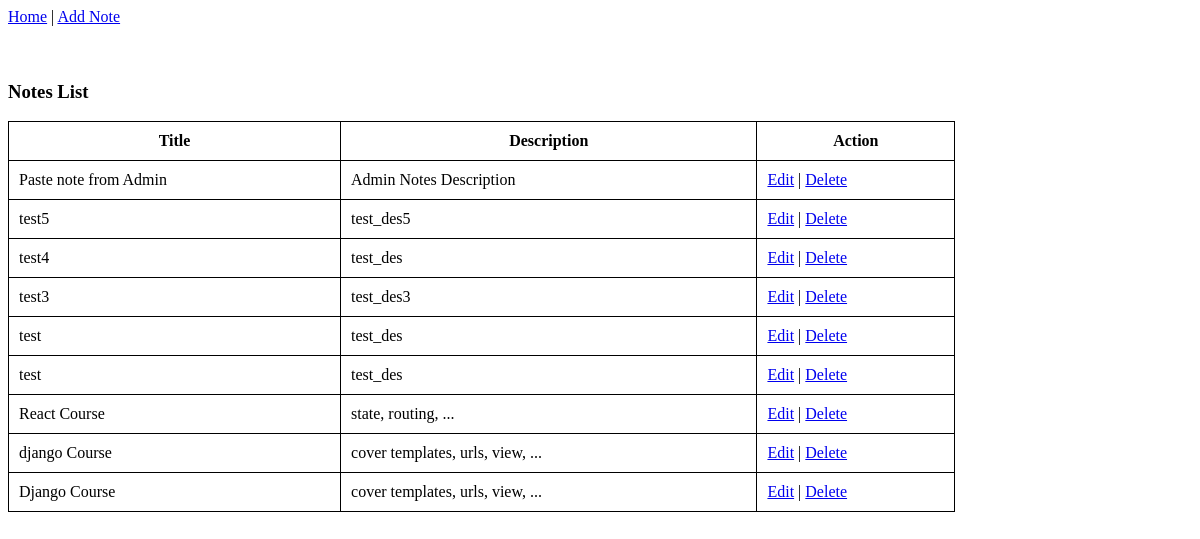
The app's page /notes/ with its own data.
### notes/models.py (models this page shows, shortened)
class Note(models.Model):
    title = models.CharField(max_length=100)
    description = models.TextField()

### notes/views.py (the view)
# urls.py: path('', views.index, name="index"),
def index(request):
    notes = Note.objects.all().order_by('-id')
    return render(request, 'notes/index.html', {
        'notes': notes})

### notes/templates/notes/index.html
{% extends "notes/base.html" %}
{% block content %}
    <h3>Notes List</h3>
    <table>
        <tr>
            <th>Title</th>
            <th>Description</th>
            <th>Action</th>
        </tr>
        {% for n in notes %}
            <tr>
                <td>{{ n.title }}</td>
                <td>{{ n.description }}</td>
                <td>
                    <a href="#">Edit</a>
                    |
                    <a href="{% url 'notes:delete' n.id %}"
                       onclick="return confirm('Are you sure to delete?')">Delete</a>
                </td>
            </tr>
        {% endfor %}
    </table>
{% endblock content %}

### notes/templates/notes/base.html (shortened to what this page needs)
{% load static %}
<!DOCTYPE html>
<html lang="en">
    <head>
        <link rel="stylesheet" href="{% static 'notes/style.css' %}">
    </head>
    <body>
        {% include 'notes/partials/header.html' %}
        {% block content %}
        {% endblock content %}
    </body>
</html>

### notes/templates/notes/partials/header.html
<nav>
    <a href="{% url 'notes:index' %}">Home</a>
    |
    <a href="/notes/add">Add Note</a>
</nav>
<br>
<br>

### notes/static/notes/style.css (style rules this page uses)
table { width: 80%; border-collapse: collapse; }
th, td { border: 1px solid black; padding: 10px; }

### records on screen
Note: title "Paste note from Admin", description "Admin Notes Description"
Note: title "test5", description "test_des5"
Note: title "test4", description "test_des"
Note: title "test3", description "test_des3"
Note: title "test", description "test_des"
Note: title "test", description "test_des"
Note: title "React Course", description "state, routing, ..."
Note: title "django Course", description "cover templates, urls, view, ..."
Note: title "Django Course", description "cover templates, urls, view, ..."
